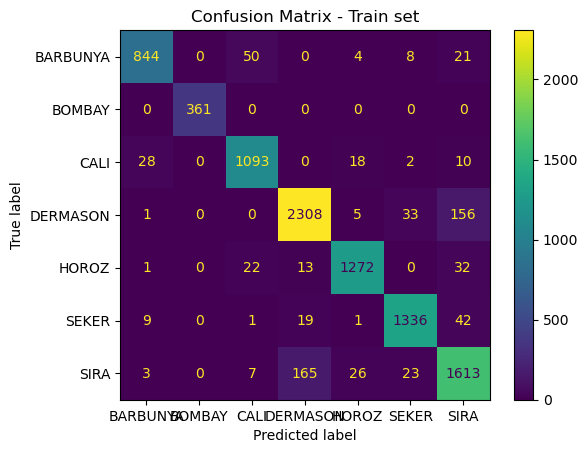
#> input picture log_1.png, 588 x 453 px
$ jupyter execute --allow-errors mergepic.ipynb
#> lines starting #> are read from the running program, lines starting #| are printed output that depends on the picture
[cell 1]
#merge three .png pictures into one
import cv2
import numpy as np

img1 = cv2.imread('log_1.png')
#> img1 is the input picture: shape (453, 588, 3); mean B, G, R 160.6, 128.8, 150.7
img2 = cv2.imread('log_2.png')
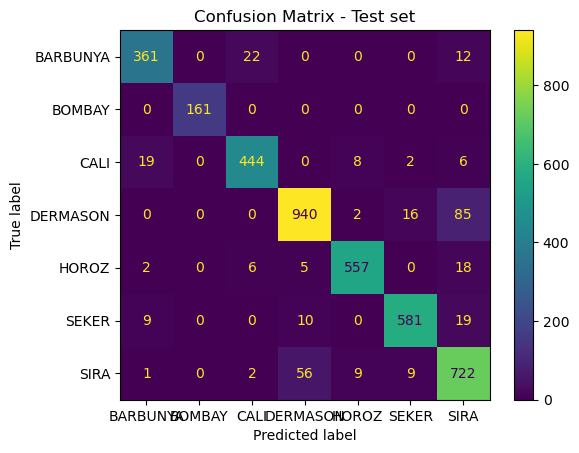
#> input picture log_2.png, 579 x 453 px
#> img2 is the input picture: shape (453, 579, 3); mean B, G, R 159.2, 127.4, 149.5
img3 = cv2.imread('log+3.png')
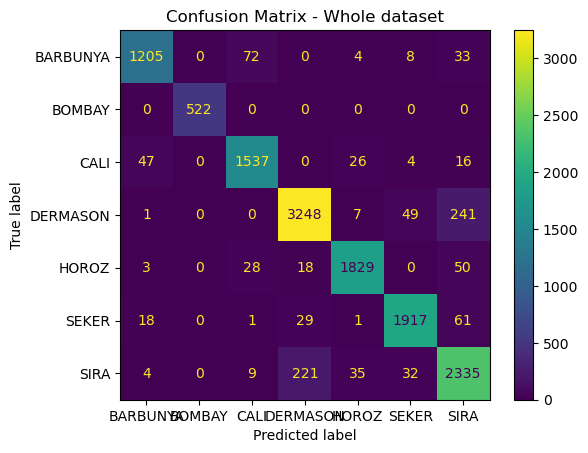
#> input picture log+3.png, 588 x 453 px
#> img3 is the input picture: shape (453, 588, 3); mean B, G, R 160.2, 128.5, 150.4

# create a new image with the size of the first image
height, width, channels = img1.shape
#> height = 453; width = 588; channels = 3
new_img = np.zeros((height, width, channels), np.uint8)

# merge the three images
new_img[0:height, 0:width] = img1
#> (the rest of this cell did not finish here and is left out)
